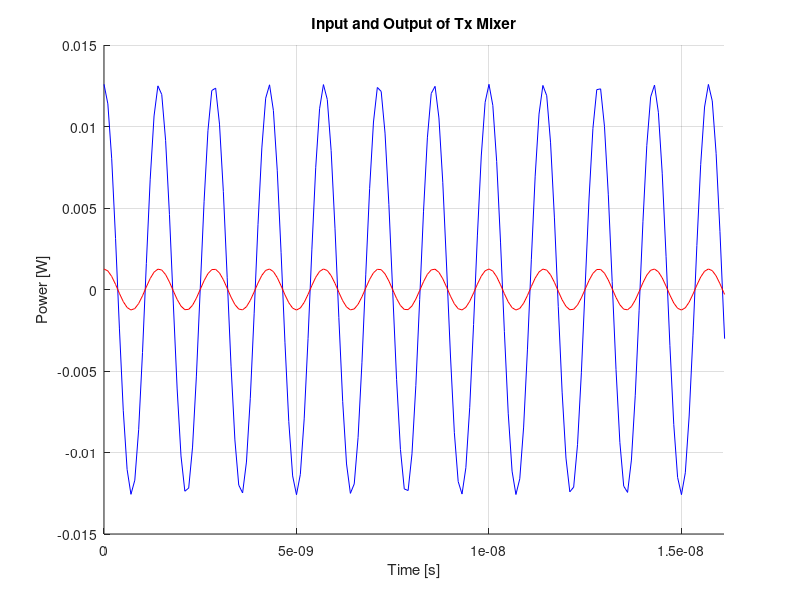

This chart was generated by the following MATLAB code:
% Author: David Fian
% Course: ECE 492
% Title: Plotting signals of Mixer (Tx)
% Date Created: 4/30/24
% Description: The following script uses values from a specified component
%datasheet
% in order to produce the output signal, specifically for the output of a
% mixer connected to the Tx in a RF circuit. This script doesnt 100% reflect
% what the experimental signal will look like because this current version
% assumes there is no IM or other harmonics influencing the output.
% Calculating for the Rx is similar.
% Note (1)
% Input/Output of a mixer depending whether it's on the Tx or Rx side of
% circuit.
% Tx Rx
%----------- ---------
% Input: IF Input: RF
% Output: RF Output: IF
%------------------------------------------------------------------------------

% Component that this script is configured to:
% Component type: Mixer
% Part #: XM-A3W2-0404D
% Datasheet: HMC1048ALC3B
% Link to data sheet:
%"https://www.analog.com/media/en/technical-documentation/data-sheets/hmc1048a.p
%df"
%------------------------------------------------------------------------------

clc, clear, close
% Constants
giga = 10^9;
milli = 10^-3;
micro = 10^-6;
nano = 10^-9;
% Set up of time vector used for plotting
start_point = 0;
increment = .1 * nano;
end_point = 1 * milli;
t = (start_point : increment : end_point);
%------------------------------------------------------------------------------

% Note: The following values below chosen based on either it was provided
% by the datasheet or determined.
% dB Values
LO_power_dB = 14; % unit: dBm (from datasheet)
IF_power_dB = 11; % unit: dBm (N210 can output power within
%the range of 0-20 dBm)
conversion_loss_of_mixer = 10; % unit: dBm (from datasheet)
% Relevant Frequency
IF_frequency = 4.4 * giga; % unit: GHz (Max frequency of the N210)
%------------------------------------------------------------------------------

% General Equation for output of Mixer
% Note: David used this equation for calculating the output power of the
% mixer in his component schematic.
RF_power_dB = IF_power_dB - conversion_loss_of_mixer;
% Note: Jackson stated:
% RF_power_dB = IF_power_dB - conversion_loss_of_mixer - loss_due_to_IM
% dont currently have the IM value. Not 100% if the IM value is obtained
% from testing or if its provided in the datasheet.
%------------------------------------------------------------------------------

% This block of code focuses on the conversion of dBm to mW for plotting
%purposes in the time domain.
% The IF signal is the input to the mixer
IF_power_watts_conversion = (10^(IF_power_dB/10))/1000;
IF_power_watts_signal = IF_power_watts_conversion * cos (IF_frequency*t);
% The RF signal is the output of the mixer (in terms of the Tx chain)
RF_power_watts_conversion = (10^(RF_power_dB/10))/1000;
RF_power_watts_signal = RF_power_watts_conversion * cos (IF_frequency*t);
%------------------------------------------------------------------------------

%Plot and Setting
hold on
grid on
plot(t,IF_power_watts_signal, 'b') % Input plot
plot(t, RF_power_watts_signal, 'r') % Output plot
xlim([0,10*nano]) % Time base units: sec therefore range set
%to 0 to 10 nanosec
ylim([-15* milli , 15 * milli]) % Power base unit: Watts therefore range
%set to -15 to 15 milliWatt
xlabel('Time [s]')
ylabel('Power [W]')
title('Input and Output of Tx Mixer')
hold off
%------------------------------------------------------------------------------
